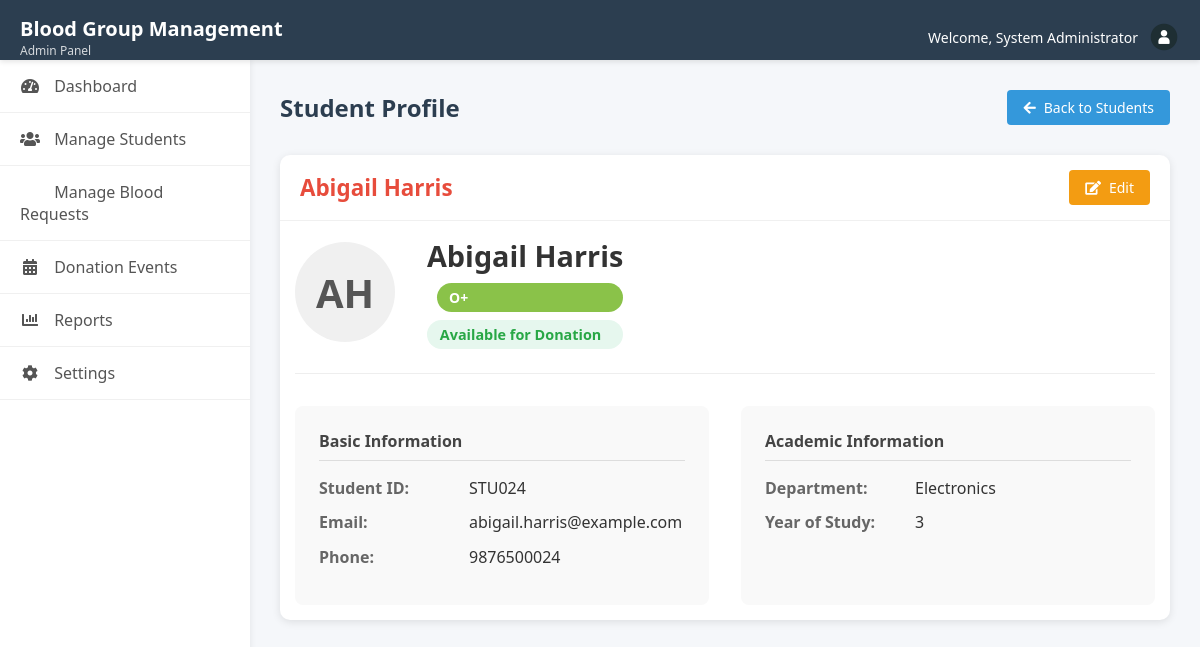
Screenshot of /admin/view_student.php?id=31 (signed in) with the database file from the repository.
### tables this page shows
CREATE TABLE `students` (
  `id` int(11) NOT NULL,
  `student_id` varchar(20) NOT NULL,
  `full_name` varchar(100) NOT NULL,
  `email` varchar(100) NOT NULL,
  `phone` varchar(15) NOT NULL,
  `blood_group` enum('A+','A-','B+','B-','AB+','AB-','O+','O-') NOT NULL,
  `department` varchar(50) NOT NULL,
  `year_of_study` int(11) NOT NULL,
  `last_donation_date` date DEFAULT NULL,
  `is_available` tinyint(1) DEFAULT 1,
  `password` varchar(255) NOT NULL,
  `created_at` timestamp NOT NULL DEFAULT current_timestamp()
);

### includes/admin_functions.php (called while the page is built, shortened)
<?php
function getBloodGroupColor($group) {
    $colors = [
        'A+' => '#FF6384',
        'A-' => '#36A2EB',
        'B+' => '#FFCE56',
        'B-' => '#4BC0C0',
        'AB+' => '#9966FF',
        'AB-' => '#FF9F40',
        'O+' => '#8AC249',
        'O-' => '#EA3546'
    ];
    return $colors[$group] ?? '#777';
}
?>

### admin/view_student.php (the view, shortened to what this page needs)
<?php
require_once '../includes/config.php';
$student_id = $_GET['id'];
$stmt = $pdo->prepare("SELECT * FROM students WHERE id = ?");
$stmt->execute([$student_id]);
$student = $stmt->fetch(PDO::FETCH_ASSOC);
?>
<!DOCTYPE html>
<html lang="en">
<head>
    <link rel="stylesheet" href="/blood/assets/css/admin.css">
    <link rel="stylesheet" href="/blood/assets/css/auth.css">
    <link rel="stylesheet" href="https://cdnjs.cloudflare.com/ajax/libs/font-awesome/6.0.0-beta3/css/all.min.css">
</head>
<body>
    <?php include '../includes/admin_header.php'; ?>
    <div class="admin-container">
        <?php include '../includes/admin_sidebar.php'; ?>
        <main class="admin-content">
            <div class="content-header">
                <h1>Student Profile</h1>
                <a href="manage_students.php" class="btn btn-secondary">
                    <i class="fas fa-arrow-left"></i> Back to Students
                </a>
            </div>
            <div class="card">
                <div class="card-header">
                    <h2><?php echo htmlspecialchars($student['full_name']); ?></h2>
                    <div class="actions">
                        <a href="edit_student.php?id=<?php echo $student['id']; ?>" class="btn btn-warning">
                            <i class="fas fa-edit"></i> Edit
                        </a>
                    </div>
                </div>
                <div class="card-body">
                    <div class="student-profile">
                        <div class="profile-header">
                            <div class="profile-image">
                                <div class="initials">
                                    <?php echo getInitials($student['full_name']); ?>
                                </div>
                            </div>
                            <div class="profile-info">
                                <h3><?php echo htmlspecialchars($student['full_name']); ?></h3>
                                <div class="blood-group-badge" style="background-color: <?php echo getBloodGroupColor($student['blood_group']); ?>">
                                    <?php echo htmlspecialchars($student['blood_group']); ?>
                                </div>
                                <div class="status-badge <?php echo $student['is_available'] ? 'active' : 'inactive'; ?>">
                                    <?php echo $student['is_available'] ? 'Available for Donation' : 'Not Available'; ?>
                                </div>
                            </div>
                        </div>
                        <div class="profile-details">
                            <div class="detail-group">
                                <h4>Basic Information</h4>
                                <div class="detail-row">
                                    <span class="detail-label">Student ID:</span>
                                    <span class="detail-value"><?php echo htmlspecialchars($student['student_id']); ?></span>
                                </div>
                                <div class="detail-row">
                                    <span class="detail-label">Email:</span>
                                    <span class="detail-value"><?php echo htmlspecialchars($student['email']); ?></span>
                                </div>
                                <div class="detail-row">
                                    <span class="detail-label">Phone:</span>
                                    <span class="detail-value"><?php echo htmlspecialchars($student['phone']); ?></span>
                                </div>
                            </div>
                            <div class="detail-group">
                                <h4>Academic Information</h4>
                                <div class="detail-row">
                                    <span class="detail-label">Department:</span>
                                    <span class="detail-value"><?php echo htmlspecialchars($student['department']); ?></span>
                                </div>
                                <div class="detail-row">
                                    <span class="detail-label">Year of Study:</span>
                                    <span class="detail-value"><?php echo htmlspecialchars($student['year_of_study']); ?></span>
                                </div>
                            </div>
                        </div>
                    </div>
                </div>
            </div>
        </main>
    </div>
</body>
</html>
<?php
function getInitials($name) {
    $names = explode(' ', $name);
    $initials = '';
    foreach($names as $n) {
        $initials .= strtoupper(substr($n, 0, 1));
    }
    return $initials;
}
?>

### assets/css/admin.css (style rules this page uses)
:root { --primary-color: #e74c3c; --secondary-color: #3498db; --dark-color: #2c3e50; --light-color: #ecf0f1; --success-color: #2ecc71; --danger-color: #e74c3c; --warning-color: #f39c12; --info-color: #3498db; --sidebar-width: 250px; }
* { margin: 0; padding: 0; box-sizing: border-box; font-family: 'Segoe UI', Tahoma, Geneva, Verdana, sans-serif; }
body { background-color: #f5f7fa; color: #333; }
.admin-container { display: flex; min-height: calc(100vh - 60px); }
.admin-content { flex: 1; padding: 30px; background-color: #f5f7fa; }
.content-header { display: flex; justify-content: space-between; align-items: center; margin-bottom: 30px; }
.content-header h1 { color: var(--dark-color); font-size: 24px; }
.card { background: white; border-radius: 8px; box-shadow: 0 3px 10px rgba(0,0,0,0.05); margin-bottom: 30px; }
.card-header { padding: 20px; border-bottom: 1px solid #f0f0f0; display: flex; justify-content: space-between; align-items: center; }
.card-header h2 { font-size: 18px; color: var(--dark-color); }
.card-body { padding: 20px; }
.blood-group-badge { display: inline-block; padding: 4px 10px; border-radius: 20px; color: white; font-size: 12px; font-weight: bold; }
.status-badge { display: inline-block; padding: 4px 10px; border-radius: 20px; font-size: 12px; font-weight: bold; }
.status-badge.active { background-color: #d4edda; color: #155724; }
.btn { display: inline-flex; align-items: center; justify-content: center; padding: 8px 16px; border-radius: 4px; font-size: 14px; font-weight: 500; cursor: pointer; transition: all 0.3s; border: none; text-decoration: none; gap: 8px; }
.btn-secondary { background-color: var(--secondary-color); color: white; }
.btn-warning { background-color: var(--warning-color); color: white; }
.card { background: white; border-radius: 10px; box-shadow: 0 2px 8px rgba(0,0,0,0.1); overflow: hidden; margin-bottom: 20px; }
.card-header { color: white; padding: 15px 20px; }
.card-header h2 { margin: 0; font-size: 1.4rem; color: var(--primary-color) }
.card-body { padding: 15px; }
.student-profile { display: flex; flex-direction: column; gap: 2rem; }
.profile-header { display: flex; align-items: center; gap: 2rem; padding-bottom: 1.5rem; border-bottom: 1px solid #eee; }
.profile-image { width: 100px; height: 100px; border-radius: 50%; background-color: #f0f0f0; display: flex; align-items: center; justify-content: center; font-size: 2.5rem; font-weight: bold; color: #555; }
.profile-info { display: flex; flex-direction: column; gap: 0.5rem; }
.profile-info h3 { margin: 0; font-size: 1.8rem; color: #333; }
.blood-group-badge { display: inline-block; padding: 0.3rem 0.8rem; border-radius: 20px; color: white; font-weight: bold; font-size: 0.9rem; }
.status-badge { display: inline-block; padding: 0.3rem 0.8rem; border-radius: 20px; font-weight: bold; font-size: 0.9rem; }
.status-badge.active { background-color: #e6f7ee; color: #28a745; }
.profile-details { display: grid; grid-template-columns: repeat(auto-fit, minmax(300px, 1fr)); gap: 2rem; }
.detail-group { background: #f9f9f9; padding: 1.5rem; border-radius: 8px; }
.detail-group h4 { margin-top: 0; margin-bottom: 1rem; color: #444; border-bottom: 1px solid #ddd; padding-bottom: 0.5rem; }
.detail-row { display: flex; margin-bottom: 0.8rem; }
.detail-label { font-weight: bold; width: 150px; color: #666; }
.detail-value { flex: 1; color: #333; }

### assets/css/blood-requests.css (style rules this page uses)
.blood-group-badge { display: inline-block; padding: 5px 12px; border-radius: 20px; color: white; font-weight: 600; font-size: 14px; margin-left: 10px; }

### rows the page displays
students: full_name "Abigail Harris", full_name "AH", blood_group "O+", student "STU024", email "abigail.harris@example.com", phone "9876500024", department "Electronics", year_of_study "3"

### other values shown
$_SESSION['admin_name'] "System Administrator"
